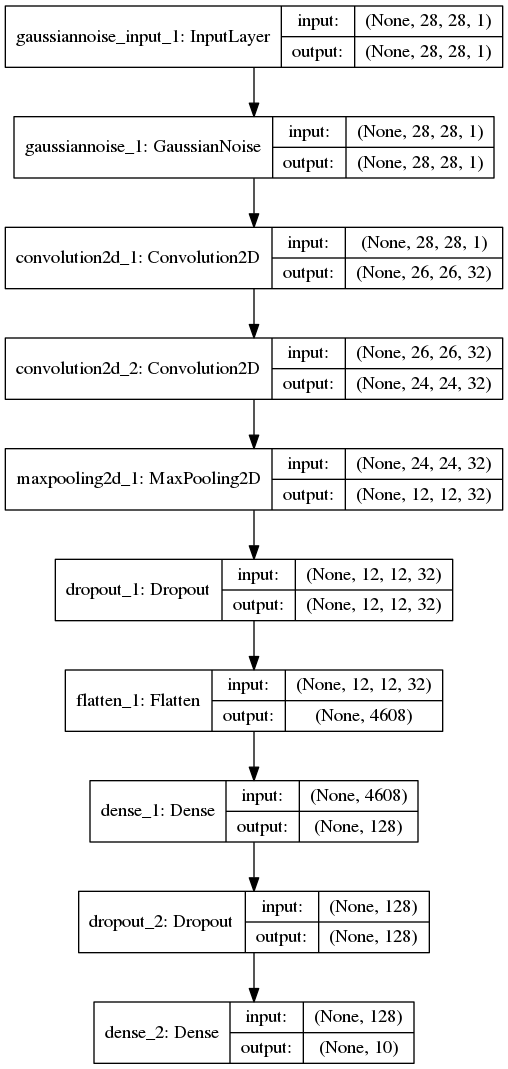

Recreate this plot in Python.
#
# Created on Mar 16, 2017
#
# @author: dpascualhe
#
# Testing how metrics work in Keras.
#

import os
import sys
import math
import datetime

import numpy as np
from keras.datasets import mnist
from keras.layers import Convolution2D, MaxPooling2D
from keras.layers import Dense, Dropout, Flatten, GaussianNoise
from keras.models import Sequential, load_model
from keras.utils import visualize_util

from metrics_netdata import NetData
from CustomMetrics.learningcurve import LearningCurve
from CustomMetrics.custommetrics import CustomMetrics

# Seed for the computer pseudorandom number generator.
np.random.seed(123)

if __name__ == '__main__':    
    nb_classes = 10
    labels = ['0', '1', '2', '3', '4', '5', '6', '7', '8', '9']
    batch_size = 300
    nb_epoch = 2
    nb_train_samples = 6000
    nb_val_samples = 1200
    nb_test_samples = 10000
        
    im_rows, im_cols = 28, 28
    nb_filters = 32
    kernel_size = (3, 3)
    pool_size = (2, 2)
    std_gauss = math.sqrt(0.02)
    
    while True:
        training = input("Do you want to train the model again?(y/n)")
        if training == "y" or training == "n":
            break
    while True:
        verbose = input("Do you want the program to be specially "
                        + "verbose?(y/n)")
        if verbose == "y" or verbose == "n":
            break
    print("\n\n")

    # We load and reshape data in a way that it can work as input of
    # our model.
    (prex_train, prey_train), (prex_test, prey_test) = mnist.load_data()    
    data = NetData(im_rows, im_cols, nb_classes, 
                   prex_train, prey_train, prex_test, prey_test)    
    (x_train, y_train), (x_test, y_test), input_shape = data.adapt(verbose)
        
    if training == "y":
        aug_train = data.augmentation(x_train, y_train, batch_size,"full",
                                      verbose)
        edges_val = data.augmentation(x_train, y_train, batch_size,"edges",
                                      verbose)  

        # We add layers to our model (first layer inserts gaussian
        # noise to make the net more robust).
        model = Sequential()
        model.add(GaussianNoise(std_gauss, input_shape = input_shape))
        model.add(Convolution2D(nb_filters, kernel_size[0], kernel_size[1],
                                border_mode='valid', activation='relu'))
        model.add(Convolution2D(nb_filters, kernel_size[0], kernel_size[1],
                                activation='relu'))
        model.add(MaxPooling2D(pool_size=pool_size))
        model.add(Dropout(0.25))
        model.add(Flatten())
        model.add(Dense(128, activation='relu'))
        model.add(Dropout(0.5))
        model.add(Dense(nb_classes, activation='softmax'))
        
        model.compile(loss='categorical_crossentropy', optimizer='adadelta',
                      metrics=['accuracy'])
            
        # We train the model and save data to plot a learning curve
        learning_curve = LearningCurve()
        history = model.fit_generator(aug_train, 
                                      samples_per_epoch=nb_train_samples,
                                      nb_epoch=nb_epoch,
                                      validation_data=edges_val,
                                      nb_val_samples=nb_val_samples, verbose=1,
                                      callbacks=[learning_curve])
            
        model.save('metrics_net.h5')
    
    if training == "n":
        model = load_model('metrics_net.h5')
        
    edges_test = data.augmentation(x_test, y_test, batch_size, "edges",
                                   verbose)
    
    # We test the model and plot a diagram.
    visualize_util.plot(model, 'metrics_net.png', show_shapes=True)
    score = model.evaluate_generator(edges_test, nb_test_samples)
    print('Test loss:', score[0])
    print('Test accuracy:', score[1])
    
    # We log the results.
    file = "metrics_results.txt"
    metrics = CustomMetrics(model, x_test, prey_test, batch_size, labels)
    conf_mat = metrics.confusionMatrix()
    report = metrics.classReport()
    if training == "y":
        metrics.log(file, conf_mat, report, history, learning_curve)
    else:
        metrics.log(file, conf_mat, report)


    